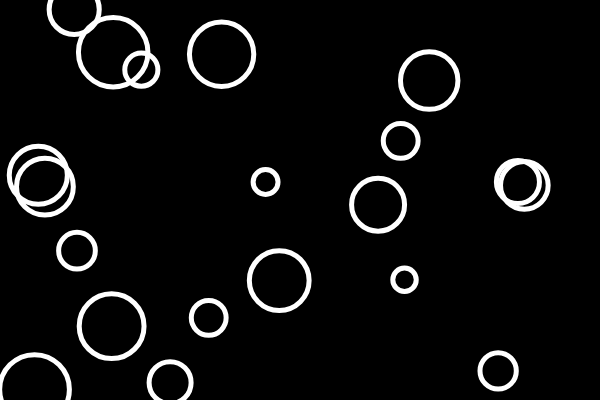
Frame 1 (no input)
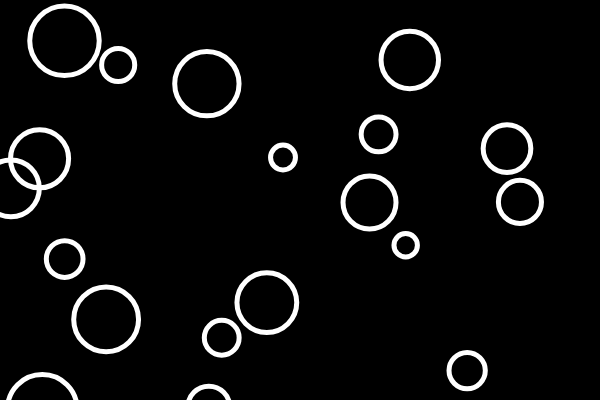
Frame 60 (no input)
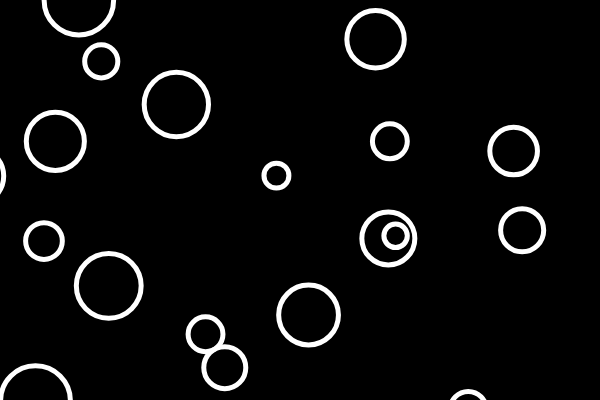
Frame 120 (the mouse pressed at the canvas centre since frame 60)

The p5.js sketch that drew these frames (run headless with seeded random() and noise() and a simulated clock; from frame 60 on, the mouse is pressed at the canvas centre):

// p5.js sketch
// ── sketch.js
let bubbles = [];
function setup() {
  createCanvas(600, 400);
  for (let i = 0; i < 20; i++) {
    let newBubble = new Bubble(random(600), random(400), random(20, 70));
    bubbles.push(newBubble);
  }
}

function mousePressed() {
  for (let i = 0; i < bubbles.length; i++) {
    if (bubbles[i].contains(mouseX, mouseY)) {
      bubbles.splice(i, 1);
    }
  }
}

function draw() {
  background(0);
  for (let i = 0; i < bubbles.length; i++) {
    bubbles[i].move();
    if (bubbles[i].contains(mouseX, mouseY)) {
      bubbles[i].hoverEffect();
    } else {
      bubbles[i].g = 0;
    }
    bubbles[i].show();
  }
}

class Bubble {
  constructor(x, y, diameter) {
    this.x = x;
    this.y = y;
    this.diameter = diameter;
    this.radius = this.diameter / 2;
    this.r = 0;
    this.g = 0;
    this.b = 0;
  }
  show() {
    stroke(255);
    strokeWeight(5);
    if (this.r === 0 && this.g === 0 && this.b === 0) {
      noFill();
    } else {
      fill(this.r, this.g, this.b);
    }
    ellipse(this.x, this.y, this.diameter);
  }
  move() {
    this.x = this.x + random(-5, 5);
    this.y = this.y + random(-5, 5);
  }
  contains(x, y) {
    let tempDist = dist(this.x, this.y, x, y);
    return tempDist <= this.radius;
  }
  hoverEffect() {
    this.g = 255;
  }
}

// ── style.css
* {
  margin: 0;
  padding: 0;
  box-sizing: border-box;
}

html,
body {
  height: 100%;
  width: 100%;
}

canvas {
  display: block;
}

.title {
  font-family: sans-serif;
}

#bubblesToDisplay {
  outline: none;
  font-size: 30px;
}

#triggerBtn {
  font-size: 30px;
  outline: none;
  cursor: pointer;
}

a {
  color: blue;
}
